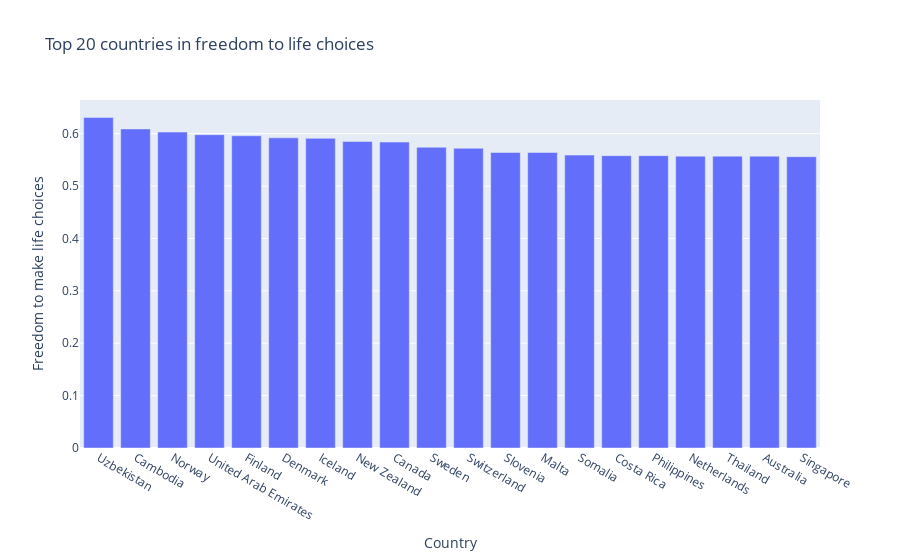

Here is the notebook cell this chart was saved with:
### Code cell
fig = px.bar(top_freedom, x='Country', y='Freedom to make life choices', title='Top 20 countries in freedom to life choices')
fig.show()

### Figure 1 — Plotly figure (JSON) as saved in the notebook; plotly's stock layout.template omitted (floating-point values rounded to 4 significant figures)
{"data": [{"alignmentgroup": "True", "hovertemplate": "Country=%{x}<br>Freedom to make life choices=%{y}<extra></extra>", "legendgroup": "", "marker": {"color": "#636efa", "pattern": {"shape": ""}}, "name": "", "offsetgroup": "", "orientation": "v", "showlegend": false, "textposition": "auto", "type": "bar", "x": ["Uzbekistan", "Cambodia", "Norway", "United Arab Emirates", "Finland", "Denmark", "Iceland", "New Zealand", "Canada", "Sweden", "Switzerland", "Slovenia", "Malta", "Somalia", "Costa Rica", "Philippines", "Netherlands", "Thailand", "Australia", "Singapore"], "xaxis": "x", "y": [0.631, 0.609, 0.603, 0.598, 0.596, 0.592, 0.591, 0.585, 0.584, 0.574, 0.572, 0.564, 0.564, 0.559, 0.558, 0.558, 0.557, 0.557, 0.557, 0.556], "yaxis": "y"}], "layout": {"barmode": "relative", "legend": {"tracegroupgap": 0}, "title": {"text": "Top 20 countries in freedom to life choices"}, "xaxis": {"anchor": "y", "domain": [0, 1], "title": {"text": "Country"}}, "yaxis": {"anchor": "x", "domain": [0, 1], "title": {"text": "Freedom to make life choices"}}}}
